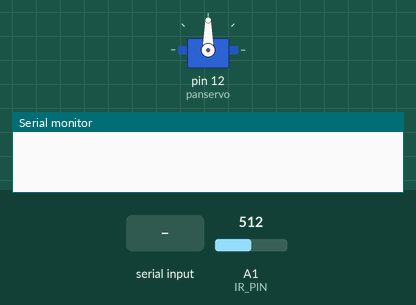
Simulated run of this sketch. Board: Arduino Uno, built with avr-gcc and run on an emulated ATmega328P. On the bench: servo, the last lines printed to the serial monitor. Inputs (shaded band) come from the test bench; at power-on: A1 (IR_PIN) = 512.

Above: at 1.2 s.
1.3 s: byte 1 (1) received over Serial
At 10.56 s:
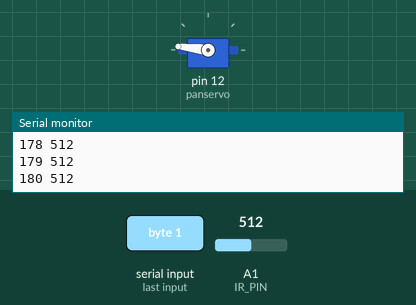
At 13.4 s:
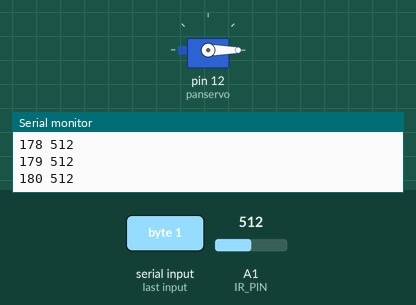
Timing chart, 0 to 14.9 s (numbered marks = the images above; inputs shaded):
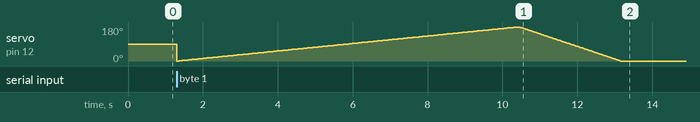

The sketch:

scannercode2d.io.ino
```cpp
/*Arduino code that runs the 3D scan with 2 IR sensors
 *Author: Hannah Kolano
 *Last updated: 9/17/17
 */

#include <Servo.h>

//set up variables and pins
int ir_value = 0;      //variable for the IR reading
int panpos = 0;        //variable for storing position of the pan servo
String result = "";    //string to send to the computer
const byte IR_PIN = A1; //pin of the IR input
byte cmd_id = 0;

//set up servos
Servo panservo;       //create servo objects


void setup() {
  panservo.attach(12);    //attaches servo on this pin to the servo object
  pinMode(IR_PIN, INPUT);        //declares the IR as an input
  Serial.begin(9600);

}

void loop() {
  int ir_value = analogRead(IR_PIN);

  if(Serial.available() > 0) {
    cmd_id = Serial.read();
  } else {
    cmd_id = 0;
  }

  switch(cmd_id) {
    case 1:
      scanPan();
      returnPan();
    default:
      delay(15);
  }
}

void scanPan() {
  for (panpos = 0; panpos <= 180; panpos += 1) { // goes from 0 degrees to 180 degrees
    // in steps of 1 degree
    panservo.write(panpos);              // tell servo to go to position in variable 'pos'
    delay(50);                       // waits 15ms for the servo to reach the position
    result = result + panpos + " " + analogRead(IR_PIN);
    Serial.println(result);
    result = "";
  }
}

void returnPan() {
  for (panpos = 180; panpos >= 0; panpos -= 1) { // goes from 180 degrees to 0 degrees
    panservo.write(panpos);              // tell servo to go to position in variable 'pos'
    delay(15);                       // waits 15ms for the servo to reach the position
  }
}
```
